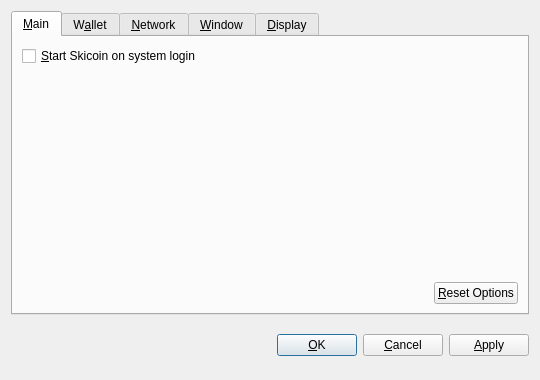
<?xml version="1.0" encoding="UTF-8"?>
<ui version="4.0">
 <class>OptionsDialog</class>
 <widget class="QDialog" name="OptionsDialog">
  <property name="geometry">
   <rect>
    <x>0</x>
    <y>0</y>
    <width>540</width>
    <height>380</height>
   </rect>
  </property>
  <property name="windowTitle">
   <string>Options</string>
  </property>
  <property name="modal">
   <bool>true</bool>
  </property>
  <layout class="QVBoxLayout" name="verticalLayout">
   <item>
    <widget class="QTabWidget" name="tabWidget">
     <property name="tabPosition">
      <enum>QTabWidget::North</enum>
     </property>
     <property name="currentIndex">
      <number>0</number>
     </property>
     <widget class="QWidget" name="tabMain">
      <attribute name="title">
       <string>&amp;Main</string>
      </attribute>
      <layout class="QVBoxLayout" name="verticalLayout_Main">
       <item>
        <widget class="QCheckBox" name="bitcoinAtStartup">
         <property name="toolTip">
          <string>Automatically start Skicoin after logging in to the system.</string>
         </property>
         <property name="text">
          <string>&amp;Start Skicoin on system login</string>
         </property>
        </widget>
       </item>
       <item>
        <spacer name="verticalSpacer_Main">
         <property name="orientation">
          <enum>Qt::Vertical</enum>
         </property>
         <property name="sizeHint" stdset="0">
          <size>
           <width>20</width>
           <height>40</height>
          </size>
         </property>
        </spacer>
       </item>
       <item>
        <layout class="QHBoxLayout" name="horizontalLayout_2_Main">
         <item>
          <spacer name="horizontalSpacer_2_Main">
           <property name="orientation">
            <enum>Qt::Horizontal</enum>
           </property>
           <property name="sizeHint" stdset="0">
            <size>
             <width>40</width>
             <height>20</height>
            </size>
           </property>
          </spacer>
         </item>
         <item>
          <widget class="QPushButton" name="resetButton">
           <property name="toolTip">
            <string>Reset all client options to default.</string>
           </property>
           <property name="text">
            <string>&amp;Reset Options</string>
           </property>
           <property name="autoDefault">
            <bool>false</bool>
           </property>
          </widget>
         </item>
        </layout>
       </item>
      </layout>
     </widget>
     <widget class="QWidget" name="tabWallet">
      <attribute name="title">
       <string>W&amp;allet</string>
      </attribute>
      <layout class="QVBoxLayout" name="verticalLayout_Network">
       <item>
        <widget class="QLabel" name="transactionFeeInfoLabel">
         <property name="text">
          <string>Optional transaction fee per kB that helps make sure your transactions are processed quickly. Most transactions are 1 kB.</string>
         </property>
         <property name="textFormat">
          <enum>Qt::PlainText</enum>
         </property>
         <property name="wordWrap">
          <bool>true</bool>
         </property>
        </widget>
       </item>
       <item>
        <layout class="QHBoxLayout" name="horizontalLayout_1_Main">
         <item>
          <widget class="QLabel" name="transactionFeeLabel">
           <property name="text">
            <string>Pay transaction &amp;fee</string>
           </property>
           <property name="textFormat">
            <enum>Qt::PlainText</enum>
           </property>
           <property name="buddy">
            <cstring>transactionFee</cstring>
           </property>
          </widget>
         </item>
         <item>
          <widget class="BitcoinAmountField" name="transactionFee"/>
         </item>
         <item>
          <spacer name="horizontalSpacer_1_Main">
           <property name="orientation">
            <enum>Qt::Horizontal</enum>
           </property>
           <property name="sizeHint" stdset="0">
            <size>
             <width>40</width>
             <height>20</height>
            </size>
           </property>
          </spacer>
         </item>
        </layout>
       </item>
       <item>
        <widget class="QLabel" name="label">
         <property name="text">
          <string>If you disable the spending of unconfirmed change, the change from a transaction cannot be used until that transaction has at least one confirmation. This also affects how your balance is computed.</string>
         </property>
         <property name="wordWrap">
          <bool>true</bool>
         </property>
        </widget>
       </item>
       <item>
        <widget class="QCheckBox" name="spendZeroConfChange">
         <property name="text">
          <string>Spend unconfirmed change  (experts only)</string>
         </property>
        </widget>
       </item>
       <item>
        <spacer name="verticalSpacer">
         <property name="orientation">
          <enum>Qt::Vertical</enum>
         </property>
         <property name="sizeHint" stdset="0">
          <size>
           <width>20</width>
           <height>40</height>
          </size>
         </property>
        </spacer>
       </item>
      </layout>
     </widget>
     <widget class="QWidget" name="tabNetwork">
      <attribute name="title">
       <string>&amp;Network</string>
      </attribute>
      <layout class="QVBoxLayout" name="verticalLayout_Network">
       <item>
        <widget class="QCheckBox" name="mapPortUpnp">
         <property name="toolTip">
          <string>Automatically open the Skicoin client port on the router. This only works when your router supports UPnP and it is enabled.</string>
         </property>
         <property name="text">
          <string>Map port using &amp;UPnP</string>
         </property>
        </widget>
       </item>
       <item>
        <widget class="QCheckBox" name="connectSocks">
         <property name="toolTip">
          <string>Connect to the Skicoin network through a SOCKS proxy (e.g. when connecting through Tor).</string>
         </property>
         <property name="text">
          <string>&amp;Connect through SOCKS proxy:</string>
         </property>
        </widget>
       </item>
       <item>
        <layout class="QHBoxLayout" name="horizontalLayout_Network">
         <item>
          <widget class="QLabel" name="proxyIpLabel">
           <property name="text">
            <string>Proxy &amp;IP:</string>
           </property>
           <property name="textFormat">
            <enum>Qt::PlainText</enum>
           </property>
           <property name="buddy">
            <cstring>proxyIp</cstring>
           </property>
          </widget>
         </item>
         <item>
          <widget class="QValidatedLineEdit" name="proxyIp">
           <property name="maximumSize">
            <size>
             <width>140</width>
             <height>16777215</height>
            </size>
           </property>
           <property name="toolTip">
            <string>IP address of the proxy (e.g. 127.0.0.1)</string>
           </property>
          </widget>
         </item>
         <item>
          <widget class="QLabel" name="proxyPortLabel">
           <property name="text">
            <string>&amp;Port:</string>
           </property>
           <property name="textFormat">
            <enum>Qt::PlainText</enum>
           </property>
           <property name="buddy">
            <cstring>proxyPort</cstring>
           </property>
          </widget>
         </item>
         <item>
          <widget class="QLineEdit" name="proxyPort">
           <property name="maximumSize">
            <size>
             <width>55</width>
             <height>16777215</height>
            </size>
           </property>
           <property name="toolTip">
            <string>Port of the proxy (e.g. 9050)</string>
           </property>
          </widget>
         </item>
         <item>
          <widget class="QLabel" name="socksVersionLabel">
           <property name="text">
            <string>SOCKS &amp;Version:</string>
           </property>
           <property name="textFormat">
            <enum>Qt::PlainText</enum>
           </property>
           <property name="buddy">
            <cstring>socksVersion</cstring>
           </property>
          </widget>
         </item>
         <item>
          <widget class="QValueComboBox" name="socksVersion">
           <property name="toolTip">
            <string>SOCKS version of the proxy (e.g. 5)</string>
           </property>
          </widget>
         </item>
         <item>
          <spacer name="horizontalSpacer_Network">
           <property name="orientation">
            <enum>Qt::Horizontal</enum>
           </property>
           <property name="sizeHint" stdset="0">
            <size>
             <width>40</width>
             <height>20</height>
            </size>
           </property>
          </spacer>
         </item>
        </layout>
       </item>
       <item>
        <spacer name="verticalSpacer_Network">
         <property name="orientation">
          <enum>Qt::Vertical</enum>
         </property>
         <property name="sizeHint" stdset="0">
          <size>
           <width>20</width>
           <height>40</height>
          </size>
         </property>
        </spacer>
       </item>
      </layout>
     </widget>
     <widget class="QWidget" name="tabWindow">
      <attribute name="title">
       <string>&amp;Window</string>
      </attribute>
      <layout class="QVBoxLayout" name="verticalLayout_Window">
       <item>
        <widget class="QCheckBox" name="minimizeToTray">
         <property name="toolTip">
          <string>Show only a tray icon after minimizing the window.</string>
         </property>
         <property name="text">
          <string>&amp;Minimize to the tray instead of the taskbar</string>
         </property>
        </widget>
       </item>
       <item>
        <widget class="QCheckBox" name="minimizeOnClose">
         <property name="toolTip">
          <string>Minimize instead of exit the application when the window is closed. When this option is enabled, the application will be closed only after selecting Quit in the menu.</string>
         </property>
         <property name="text">
          <string>M&amp;inimize on close</string>
         </property>
        </widget>
       </item>
       <item>
        <spacer name="verticalSpacer_Window">
         <property name="orientation">
          <enum>Qt::Vertical</enum>
         </property>
         <property name="sizeHint" stdset="0">
          <size>
           <width>20</width>
           <height>40</height>
          </size>
         </property>
        </spacer>
       </item>
      </layout>
     </widget>
     <widget class="QWidget" name="tabDisplay">
      <attribute name="title">
       <string>&amp;Display</string>
      </attribute>
      <layout class="QVBoxLayout" name="verticalLayout_Display">
       <item>
        <layout class="QHBoxLayout" name="horizontalLayout_1_Display">
         <item>
          <widget class="QLabel" name="langLabel">
           <property name="text">
            <string>User Interface &amp;language:</string>
           </property>
           <property name="textFormat">
            <enum>Qt::PlainText</enum>
           </property>
           <property name="buddy">
            <cstring>lang</cstring>
           </property>
          </widget>
         </item>
         <item>
          <widget class="QValueComboBox" name="lang">
           <property name="toolTip">
            <string>The user interface language can be set here. This setting will take effect after restarting Skicoin.</string>
           </property>
          </widget>
         </item>
        </layout>
       </item>
       <item>
        <layout class="QHBoxLayout" name="horizontalLayout_2_Display">
         <item>
          <widget class="QLabel" name="unitLabel">
           <property name="text">
            <string>&amp;Unit to show amounts in:</string>
           </property>
           <property name="textFormat">
            <enum>Qt::PlainText</enum>
           </property>
           <property name="buddy">
            <cstring>unit</cstring>
           </property>
          </widget>
         </item>
         <item>
          <widget class="QValueComboBox" name="unit">
           <property name="toolTip">
            <string>Choose the default subdivision unit to show in the interface and when sending coins.</string>
           </property>
          </widget>
         </item>
        </layout>
       </item>
       <item>
        <widget class="QCheckBox" name="displayAddresses">
         <property name="toolTip">
          <string>Whether to show Skicoin addresses in the transaction list or not.</string>
         </property>
         <property name="text">
          <string>&amp;Display addresses in transaction list</string>
         </property>
        </widget>
       </item>
       <item>
        <widget class="QCheckBox" name="coinControlFeatures">
         <property name="toolTip">
          <string>Whether to show coin control features or not.</string>
         </property>
         <property name="text">
          <string>Display coin &amp;control features (experts only!)</string>
         </property>
        </widget>
       </item>
       <item>
        <spacer name="verticalSpacer_Display">
         <property name="orientation">
          <enum>Qt::Vertical</enum>
         </property>
         <property name="sizeHint" stdset="0">
          <size>
           <width>20</width>
           <height>40</height>
          </size>
         </property>
        </spacer>
       </item>
      </layout>
     </widget>
    </widget>
   </item>
   <item>
    <layout class="QHBoxLayout" name="horizontalLayout_Buttons">
     <item>
      <spacer name="horizontalSpacer_1">
       <property name="orientation">
        <enum>Qt::Horizontal</enum>
       </property>
       <property name="sizeHint" stdset="0">
        <size>
         <width>40</width>
         <height>48</height>
        </size>
       </property>
      </spacer>
     </item>
     <item>
      <widget class="QLabel" name="statusLabel">
       <property name="font">
        <font>
         <weight>75</weight>
         <bold>true</bold>
        </font>
       </property>
       <property name="text">
        <string/>
       </property>
       <property name="textFormat">
        <enum>Qt::PlainText</enum>
       </property>
       <property name="wordWrap">
        <bool>true</bool>
       </property>
      </widget>
     </item>
     <item>
      <spacer name="horizontalSpacer_2">
       <property name="orientation">
        <enum>Qt::Horizontal</enum>
       </property>
       <property name="sizeHint" stdset="0">
        <size>
         <width>40</width>
         <height>48</height>
        </size>
       </property>
      </spacer>
     </item>
     <item>
      <widget class="QPushButton" name="okButton">
       <property name="text">
        <string>&amp;OK</string>
       </property>
      </widget>
     </item>
     <item>
      <widget class="QPushButton" name="cancelButton">
       <property name="text">
        <string>&amp;Cancel</string>
       </property>
       <property name="autoDefault">
        <bool>false</bool>
       </property>
      </widget>
     </item>
     <item>
      <widget class="QPushButton" name="applyButton">
       <property name="text">
        <string>&amp;Apply</string>
       </property>
       <property name="autoDefault">
        <bool>false</bool>
       </property>
      </widget>
     </item>
    </layout>
   </item>
  </layout>
 </widget>
 <customwidgets>
  <customwidget>
   <class>BitcoinAmountField</class>
   <extends>QSpinBox</extends>
   <header>bitcoinamountfield.h</header>
  </customwidget>
  <customwidget>
   <class>QValueComboBox</class>
   <extends>QComboBox</extends>
   <header>qvaluecombobox.h</header>
  </customwidget>
  <customwidget>
   <class>QValidatedLineEdit</class>
   <extends>QLineEdit</extends>
   <header>qvalidatedlineedit.h</header>
  </customwidget>
 </customwidgets>
 <resources/>
 <connections/>
</ui>
